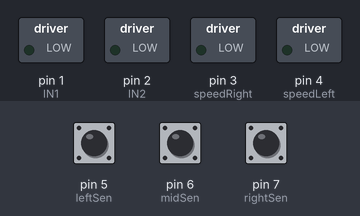
Bench run of a sketch on a simulated Arduino Uno, built with avr-gcc and run on an emulated ATmega328P. Shown: switched loads named in the sketch (green lamp = pin HIGH). Inputs (shaded band) come from the test bench; at power-on: pin 5 (leftSen) HIGH, pin 7 (rightSen) HIGH, pin 6 (midSen) HIGH.

Above: at 1.2 s.
1.3 s: pin 5 (leftSen) pulled LOW for 0.15 s
At 3.5 s:
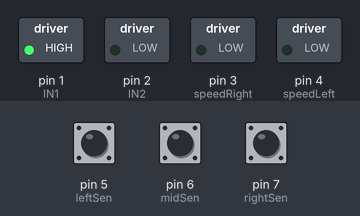
3.8 s: pin 7 (rightSen) pulled LOW for 0.15 s
At 4.6 s:
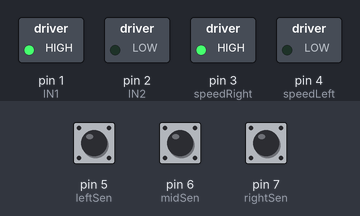
6.3 s: pin 7 (rightSen) pulled LOW for 3.2 s
At 11.0 s:
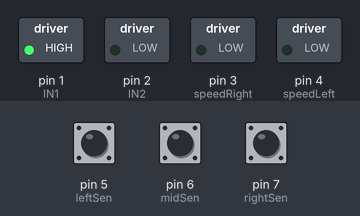
11.8 s: pin 5 (leftSen) pulled LOW for 3.2 s
At 12.1 s:
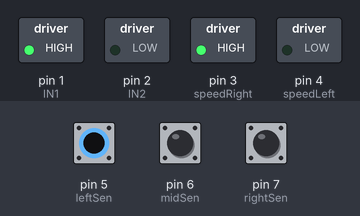
Timing chart, 0 to 17.3 s (numbered marks = the images above; inputs shaded):
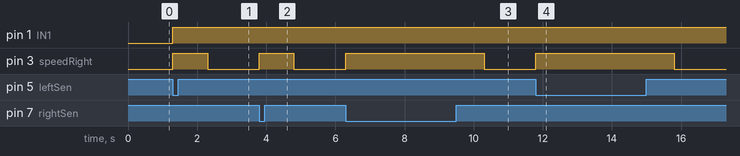

The sketch:

RobotLine.ino
```cpp
//Cài đặt chân cắm Motor
/* Speed cắm chân anolog
 * Chiều chuyển động cắm chân digital
 */
//Motor Phải
int speedRight = 3; //Cắm chân A3 trên arduino
int IN1 = 1; //Cắm chân D1 trên arduino
int IN2 = 2; //Cắm chân D2 trên arduino
//Motor Trái
int speedLeft = 4; //Cắm chân A4 trên arduino
int IN3 = 3; //Cắm chân D3 trên arduino
int IN4 = 4; //Cắm chân D4 trên arduino

//Cài đặt chân cắm SensorLine (Toàn bộ trên port Digital)
int leftSen = 5;
int midSen =6;
int rightSen = 7;

//Định nghĩa hướng di chuyển
#define STOP      'S'
#define FORWARD   'F'
#define TURNLEFT  'L'
#define TURNRIGHT 'R'

void motorRun(int cmd){
  switch(cmd){
    case FORWARD:
      digitalWrite(IN1, HIGH);
      digitalWrite(IN2, LOW);
      digitalWrite(IN3, HIGH);
      digitalWrite(IN4, LOW);
      //Tuỳ chỉnh tốc độ tiến
      analogWrite(speedLeft, 100);
      analogWrite(speedRight, 100);
      break;
    case STOP:
      analogWrite(speedLeft, 0);
      analogWrite(speedRight, 0);
      break;
    case TURNLEFT:
      analogWrite(speedLeft, 0);
      analogWrite(speedRight, 100);
      digitalWrite(IN1, HIGH);
      digitalWrite(IN2, LOW);
      digitalWrite(IN3, HIGH);
      digitalWrite(IN4, LOW);
      delay(1000);
      analogWrite(speedLeft, 100);
      break;
    case TURNRIGHT:
      analogWrite(speedLeft, 100);
      analogWrite(speedRight, 0);
      digitalWrite(IN1, HIGH);
      digitalWrite(IN2, LOW);
      digitalWrite(IN3, HIGH);
      digitalWrite(IN4, LOW);
      delay(1000);
      analogWrite(speedRight, 100);
      break;
    default: break;
  }
  return;
}


void setup() {
  pinMode(speedRight, OUTPUT);
  pinMode(speedLeft, OUTPUT);
  pinMode(IN1, OUTPUT);
  pinMode(IN2, OUTPUT);
  pinMode(IN3, OUTPUT);
  pinMode(IN4, OUTPUT);

  pinMode(leftSen, INPUT);
  pinMode(midSen, INPUT);
  pinMode(rightSen, INPUT);
}

void loop() {
  int readLeft = digitalRead(leftSen);
  int readMid = digitalRead(midSen);
  int readRight = digitalRead(rightSen);

  if(readLeft==0 && readMid==1 && readRight==0){
    motorRun(FORWARD);
  }
  if(readLeft==1 && readMid==1 && readRight==1){
    motorRun(STOP);
  }
  if(readLeft==1 && readMid==1 && readRight==0){
    motorRun(TURNLEFT);
  }
  if(readLeft==0 && readMid==1 && readRight==1){
    motorRun(TURNRIGHT);
  }
}
```

Measured:
- after the input at 1.3 s, pin 1 (IN1): LOW → HIGH at once; pin 3 (speedRight): LOW → HIGH at once, → LOW 1.0 s later
- after the input at 3.8 s, pin 3 (speedRight): LOW → HIGH at once, → LOW 1.0 s later
- after the input at 6.3 s, pin 3 (speedRight): LOW → HIGH at once, → LOW 4.0 s later
- after the input at 11.8 s, pin 3 (speedRight): LOW → HIGH at once, → LOW 4.0 s later
